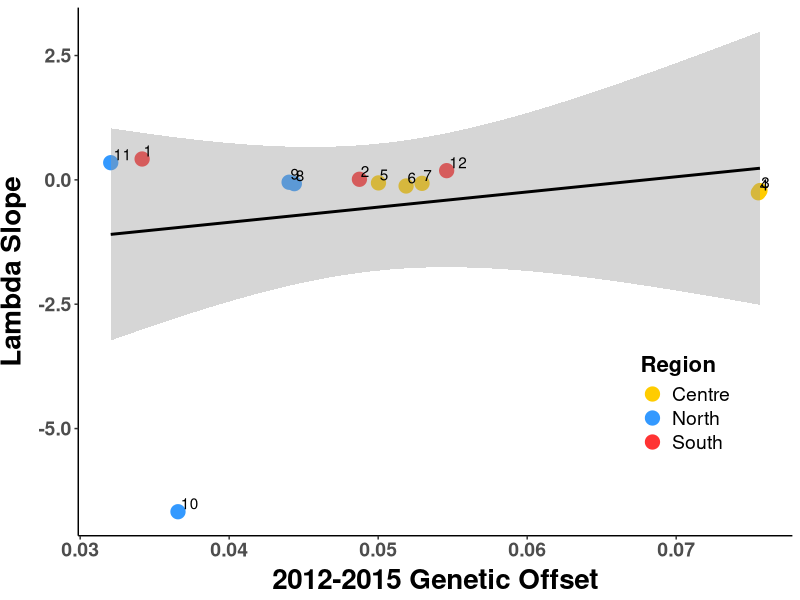
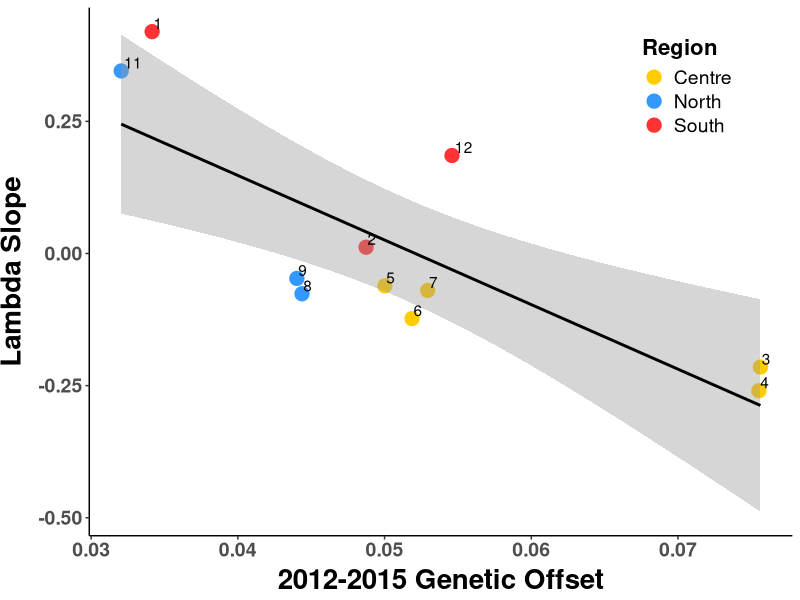
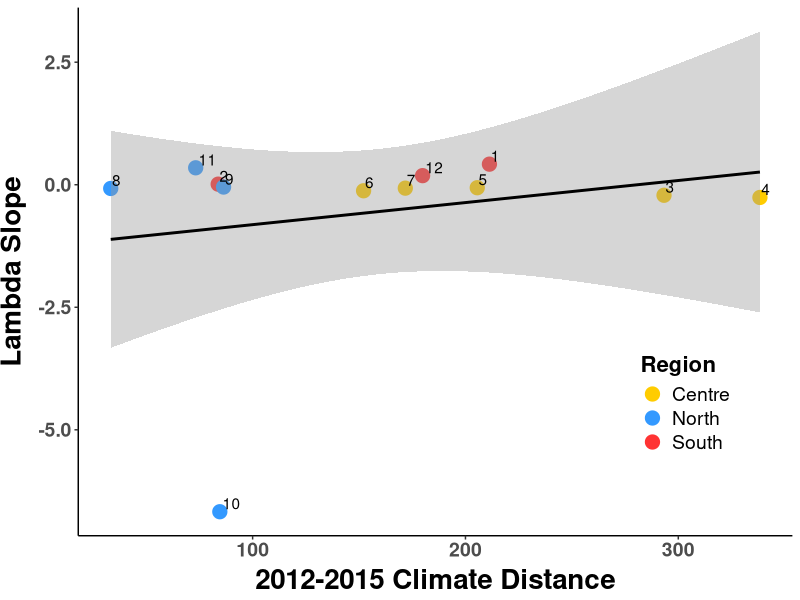
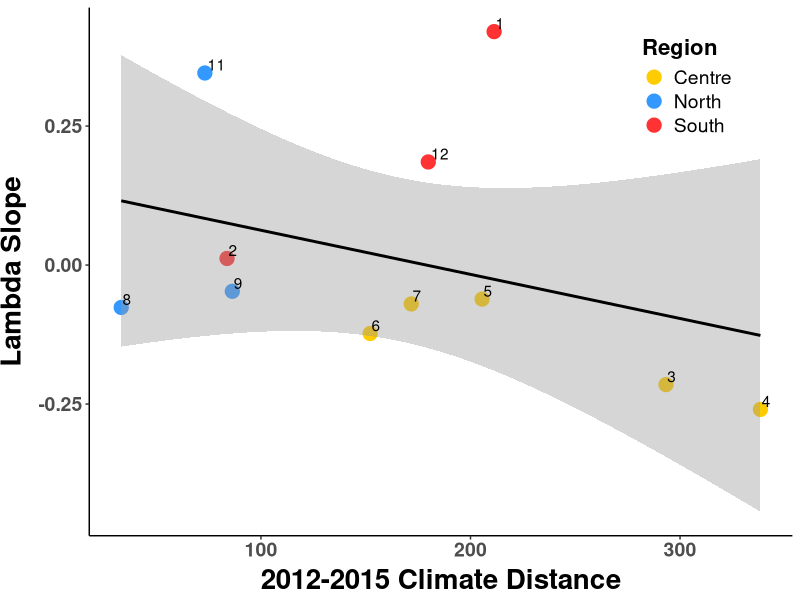
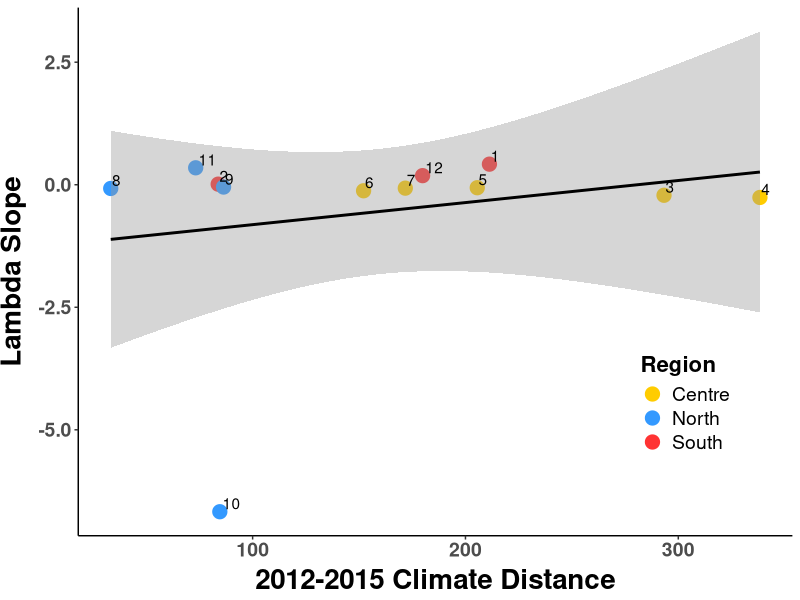
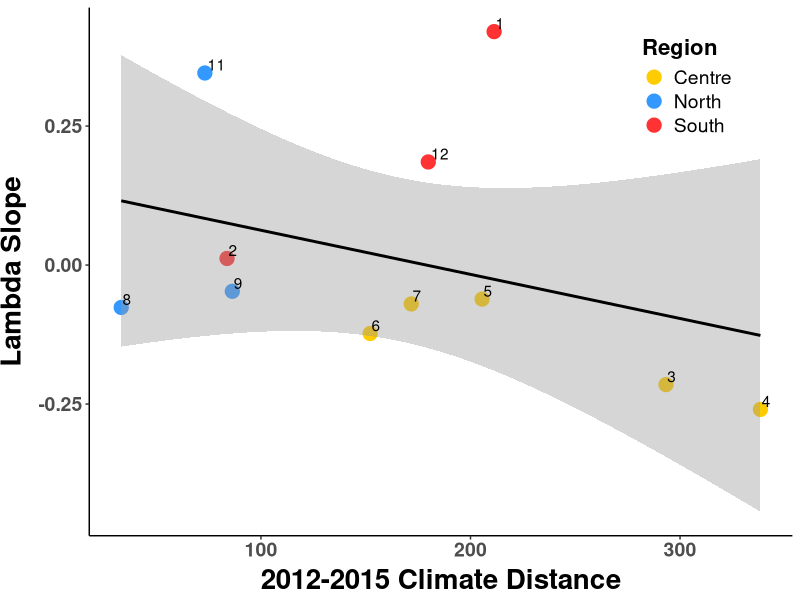

Here is the R script that generated these plots, in order:
##################################################################################
## Gradient forest plots
## Author Daniel Anstett
## 
## 
## Last Modified September 19, 2022
###################################################################################

#Library install and import
library(tidyverse) 
library(car)
library(ggrepel)

#Import data
offset_pop <- read_csv("Genomics_scripts/Data/offset_pop_lambda.csv")
offset_pop_mod <- offset_pop %>% filter(Paper_ID!=10)

#stats
lm.1215 <- lm(lambda_slope~offset_1215,data=offset_pop)
lm.1215_mod <- lm(lambda_slope~offset_1215,data=offset_pop_mod)

lm.dist <- lm(lambda_slope~clim_distance,data=offset_pop)
lm.dist_mod <- lm(lambda_slope~clim_distance,data=offset_pop_mod)

#lm.2014 <- lm(lambda_slope~offset_2014,data=offset_pop)
#lm.2015 <- lm(lambda_slope~offset_2015,data=offset_pop)
#lm.2016 <- lm(lambda_slope~offset_2016,data=offset_pop)

#Without pop 10
summary(lm.1215_mod)
Anova(lm.1215_mod,type="III")

summary(lm.dist_mod)
Anova(lm.dist_mod,type="III")


# With pop 10
summary(lm.1215)
Anova(lm.1215,type="III")

summary(lm.dist)
Anova(lm.dist,type="III")



#Anova(lm.2014,type="III")
#Anova(lm.2015,type="III")
#Anova(lm.2016,type="III")




#2012-2015 offset plotted against lambda
ggplot(offset_pop, aes(x=offset_1215, y=lambda_slope, label=Paper_ID)) + 
  geom_point(aes(color=Region), size =4.5)+
  geom_smooth(method=lm,color="black")+
#  geom_label_repel(aes(label = Paper_ID))+
  geom_text(hjust=-.15, vjust=-.2)+
  scale_y_continuous(name="Lambda Slope")+
  scale_x_continuous(name="2012-2015 Genetic Offset")+
  scale_color_manual(values= c("North"="#3399FF", "Centre"="#FFCC00", "South"="#FF3333"))+
  theme_classic() + theme(
    axis.text.x = element_text(size=14, face="bold"),
    axis.text.y = element_text(size=14,face="bold"),
    axis.title.x = element_text(color="black", size=20, vjust = 0.5, face="bold"),
    axis.title.y = element_text(color="black", size=20,vjust = 2, face="bold",hjust=0.5),
    legend.position = c(0.85, 0.25),legend.text=element_text(size=14),
    legend.title=element_text(size=16,face="bold"))
#ggsave("Graphs_Oct_22/offset_lambda_slope_1215.pdf",width=8, height = 6, units = "in")



#2012-2015 offset plotted against lambda, rm pop 10
ggplot(offset_pop_mod, aes(x=offset_1215, y=lambda_slope, label=Paper_ID)) + 
  geom_point(aes(color=Region), size =4.5)+
  geom_smooth(method=lm,color="black")+
  #  geom_label_repel(aes(label = Paper_ID))+
  geom_text(hjust=-.15, vjust=-.2)+
  scale_y_continuous(name="Lambda Slope")+
  scale_x_continuous(name="2012-2015 Genetic Offset")+
  scale_color_manual(values= c("North"="#3399FF", "Centre"="#FFCC00", "South"="#FF3333"))+
  theme_classic() + theme(
    axis.text.x = element_text(size=14, face="bold"),
    axis.text.y = element_text(size=14,face="bold"),
    axis.title.x = element_text(color="black", size=20, vjust = 0.5, face="bold"),
    axis.title.y = element_text(color="black", size=20,vjust = 2, face="bold",hjust=0.5),
    legend.position = c(0.85, 0.85),legend.text=element_text(size=14),
    legend.title=element_text(size=16,face="bold"))
#ggsave("Graphs_Oct_22/offset_lambda_slope_1215_mod.pdf",width=7, height = 5, units = "in")

###########################

#climate distance plotted against lambda
ggplot(offset_pop, aes(x=clim_distance, y=lambda_slope, label=Paper_ID)) + 
  geom_point(aes(color=Region), size =4.5)+
  geom_smooth(method=lm,color="black")+
  #  geom_label_repel(aes(label = Paper_ID))+
  geom_text(hjust=-.15, vjust=-.2)+
  scale_y_continuous(name="Lambda Slope")+
  scale_x_continuous(name="2012-2015 Climate Distance")+
  scale_color_manual(values= c("North"="#3399FF", "Centre"="#FFCC00", "South"="#FF3333"))+
  theme_classic() + theme(
    axis.text.x = element_text(size=14, face="bold"),
    axis.text.y = element_text(size=14,face="bold"),
    axis.title.x = element_text(color="black", size=20, vjust = 0.5, face="bold"),
    axis.title.y = element_text(color="black", size=20,vjust = 2, face="bold",hjust=0.5),
    legend.position = c(0.85, 0.25),legend.text=element_text(size=14),
    legend.title=element_text(size=16,face="bold"))
ggsave("Graphs_Oct_22/5_distance_lambda.pdf",width=8, height = 6, units = "in")

#climate distance plotted against lambda, rm pop 10
ggplot(offset_pop_mod, aes(x=clim_distance, y=lambda_slope, label=Paper_ID)) + 
  geom_point(aes(color=Region), size =4.5)+
  geom_smooth(method=lm,color="black")+
  #  geom_label_repel(aes(label = Paper_ID))+
  geom_text(hjust=-.15, vjust=-.2)+
  scale_y_continuous(name="Lambda Slope")+
  scale_x_continuous(name="2012-2015 Climate Distance")+
  scale_color_manual(values= c("North"="#3399FF", "Centre"="#FFCC00", "South"="#FF3333"))+
  theme_classic() + theme(
    axis.text.x = element_text(size=14, face="bold"),
    axis.text.y = element_text(size=14,face="bold"),
    axis.title.x = element_text(color="black", size=20, vjust = 0.5, face="bold"),
    axis.title.y = element_text(color="black", size=20,vjust = 2, face="bold",hjust=0.5),
    legend.position = c(0.85, 0.85),legend.text=element_text(size=14),
    legend.title=element_text(size=16,face="bold"))
ggsave("Graphs_Oct_22/5_distance_lambda_mod.pdf",width=7, height = 5, units = "in")








